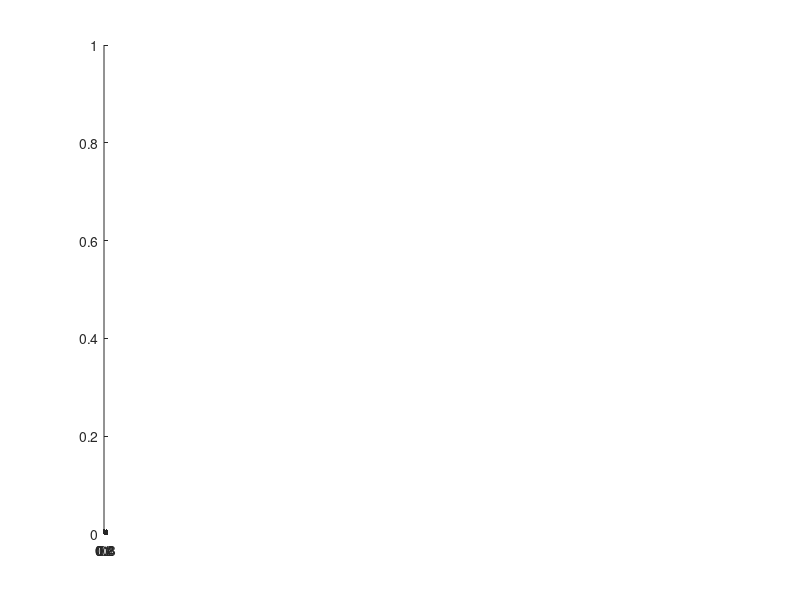

Reproduce this figure in MATLAB. (Note: this script raises an error after producing the figure.)

    %for j=1:11 % visualise a vat in number of j
    %    subplot(1,11,j), streamDataVatSubplot('mahsaSyn',1,1,j);
    %end

    for j=1:18 % visualise a vat in number of j
        subplot(1,18,j), streamDataVatSubplot('mahsaSyn',3,1,j);
    end





    